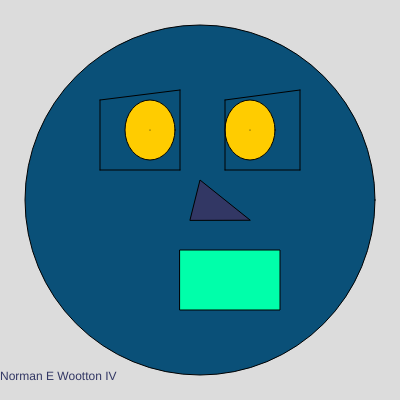
Frame 1 (no input)
Frame 60 (no input): identical to frame 1, image omitted
Frame 120 (the mouse pressed at the canvas centre since frame 60): identical to frame 1, image omitted

The p5.js sketch that drew this single still picture (run headless with seeded random() and noise() and a simulated clock; from frame 60 on, the mouse is pressed at the canvas centre):

// p5.js sketch
// ── sketch.js
function setup() {
  createCanvas(400,400);
}


function draw() {
  background(220);

fill(10, 80, 120);
circle(200, 200, 350);

fill(255, 204, 0);
ellipse(150,130,50,60);
ellipse(250,130,50,60);

fill('hsl(160, 100%, 50%)');
rect(180,250,100,60);


line(100, 100, 180, 90);
line(100, 170, 180, 170);
line(100, 170, 100, 100);
line(180, 90, 180, 170);

line(225, 100, 300, 90);
line(225, 170, 300, 170);

line(225, 170, 225, 100);
line(300, 90, 300, 170);

fill(50, 55, 100)
triangle(190, 220, 200, 180, 250, 220);

point(150, 130);
point(250, 130);

text('Norman E Wootton IV',0,380);

}



// ── p5.html
<html>
  <head>
	<title>Portrait</title>
    <script src="https://cdnjs.cloudflare.com/ajax/libs/p5.js/1.1.9/p5.min.js"></script>
    <script src="sketch.js"></script>
  </head>
  <body>
  </body>
</html>
